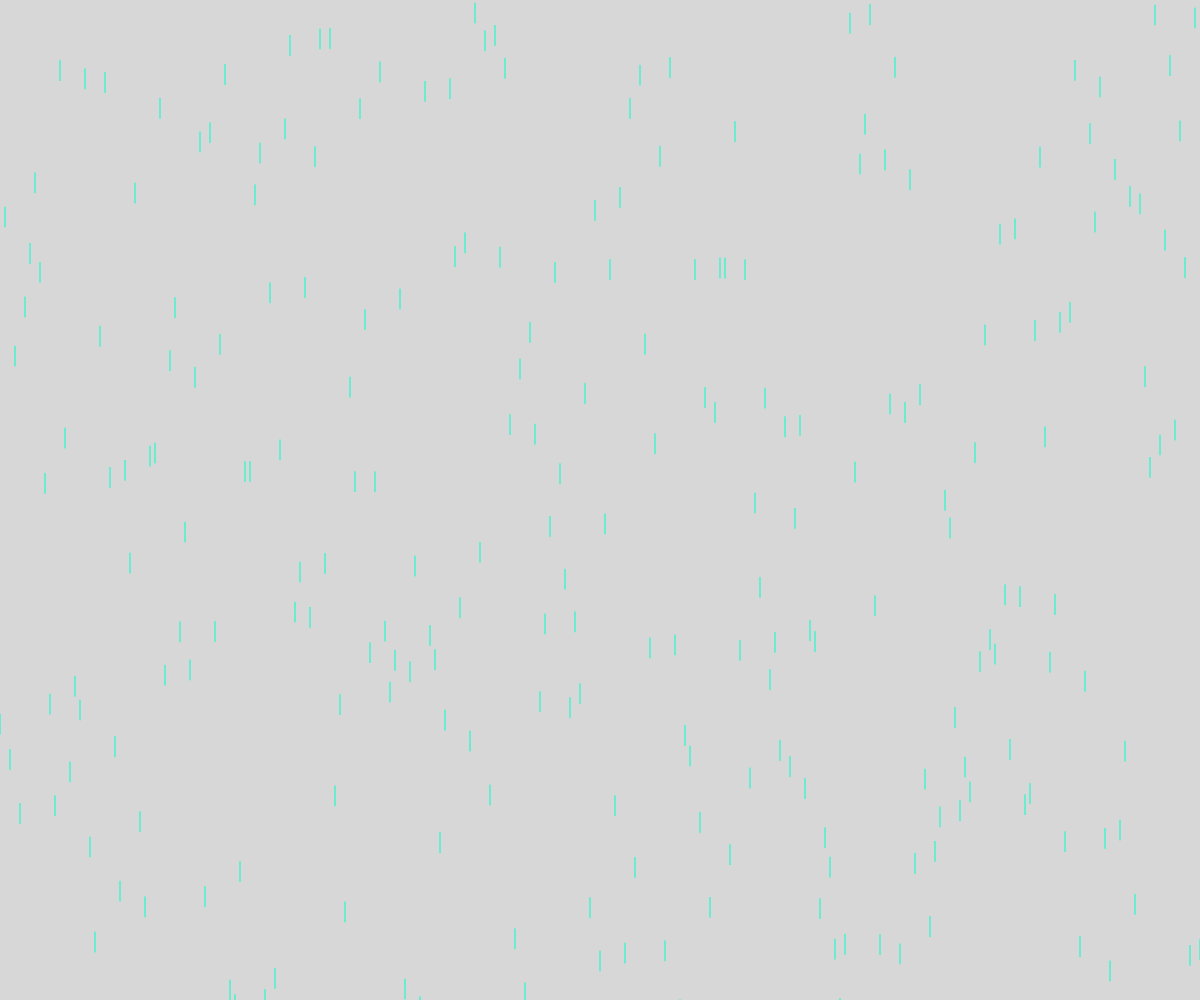
Frame 1 (no input)
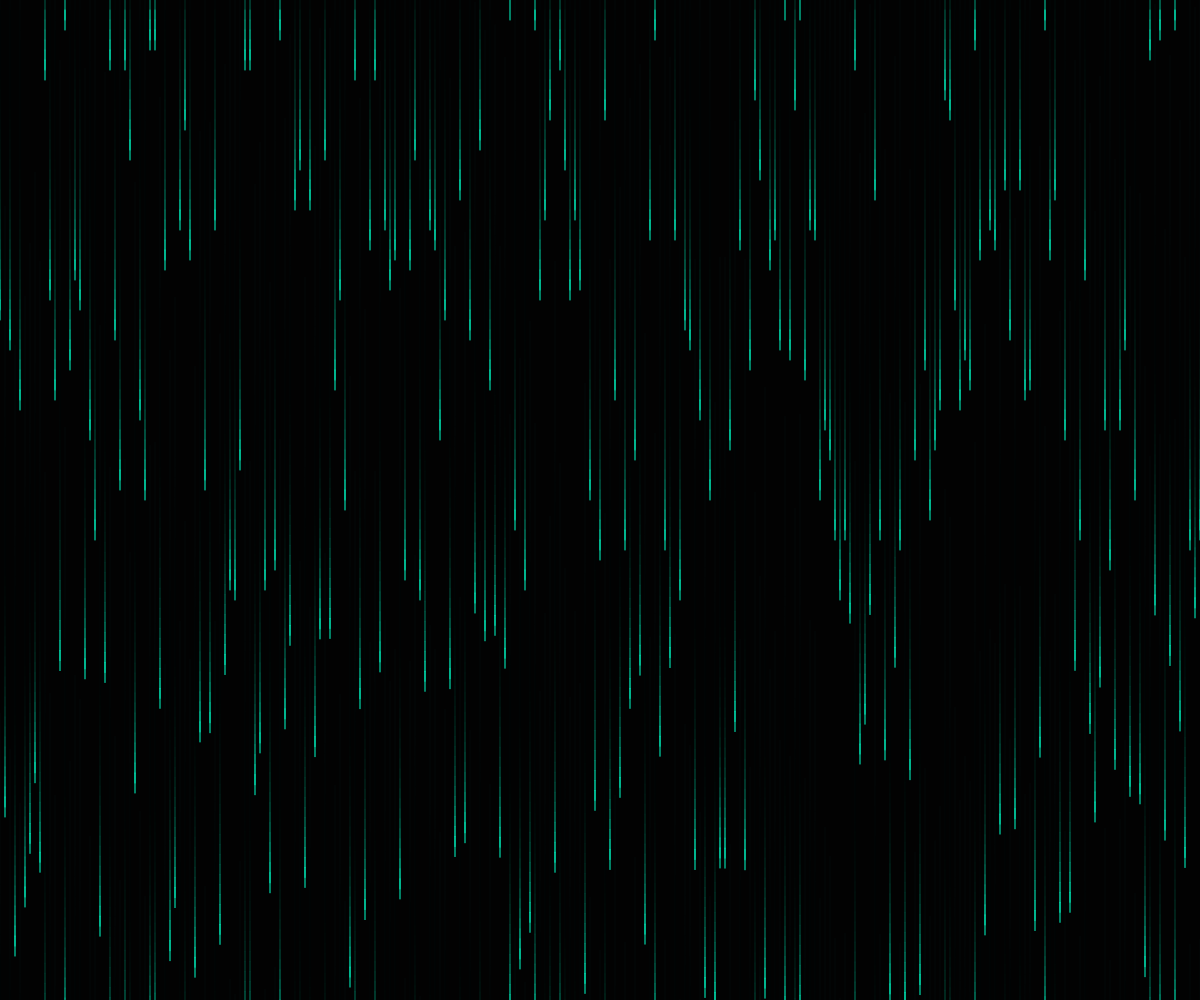
Frame 60 (no input)
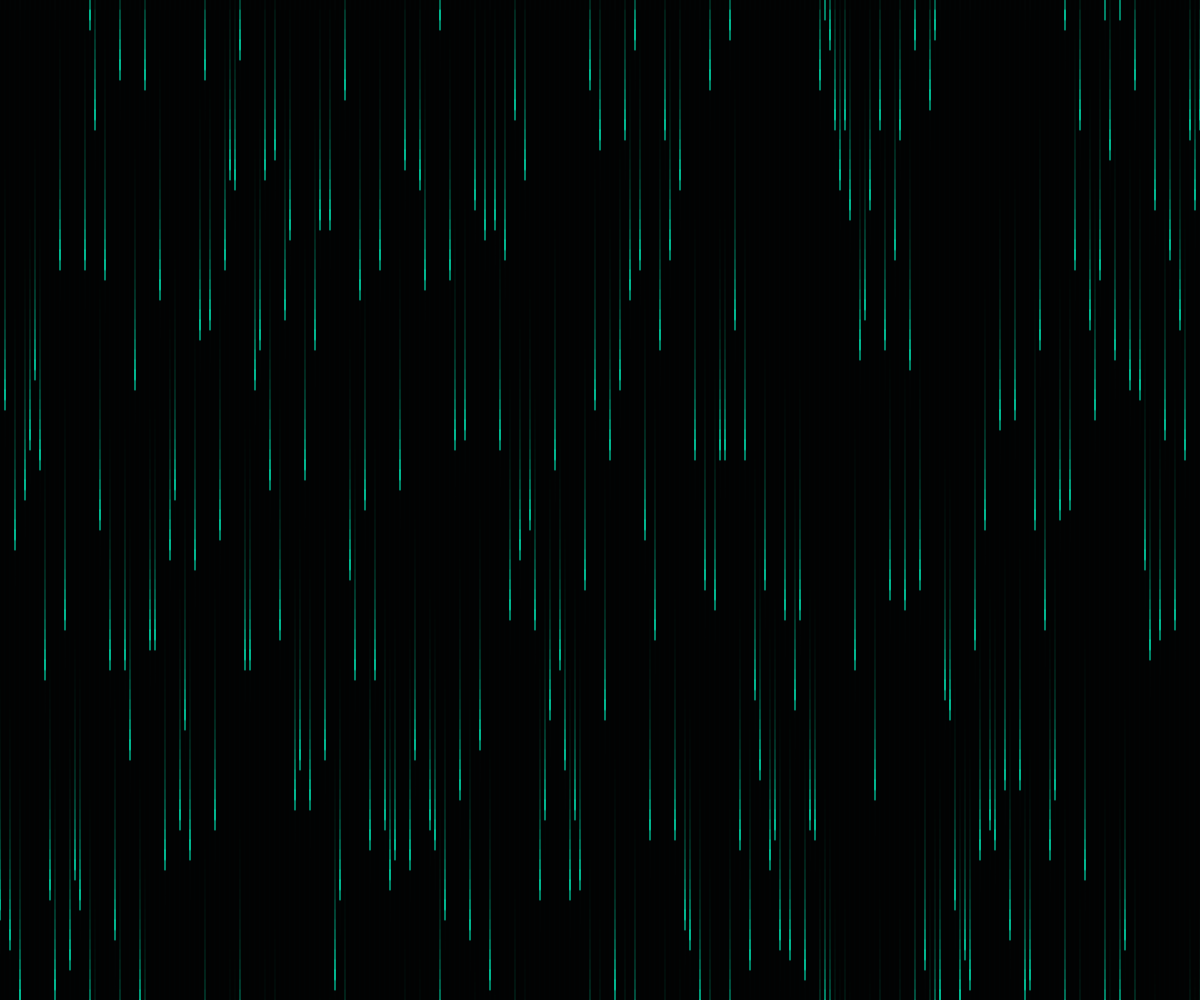
Frame 120 (the mouse pressed at the canvas centre since frame 60)

The p5.js sketch that drew these frames (run headless with seeded random() and noise() and a simulated clock; from frame 60 on, the mouse is pressed at the canvas centre):

// p5.js sketch
// ── sketch.js
let y=[];
function setup(){
  createCanvas(windowWidth,windowHeight);
  for(let i=0;i<300;i++) y[i]=random(height);
}
function draw(){
  background(0,40);
  stroke(0,255,200);
  for(let i=0;i<y.length;i++){
    line(i*5,y[i],i*5,y[i]+20);
    y[i]+=10;
    if(y[i]>height) y[i]=0;
  }
}
